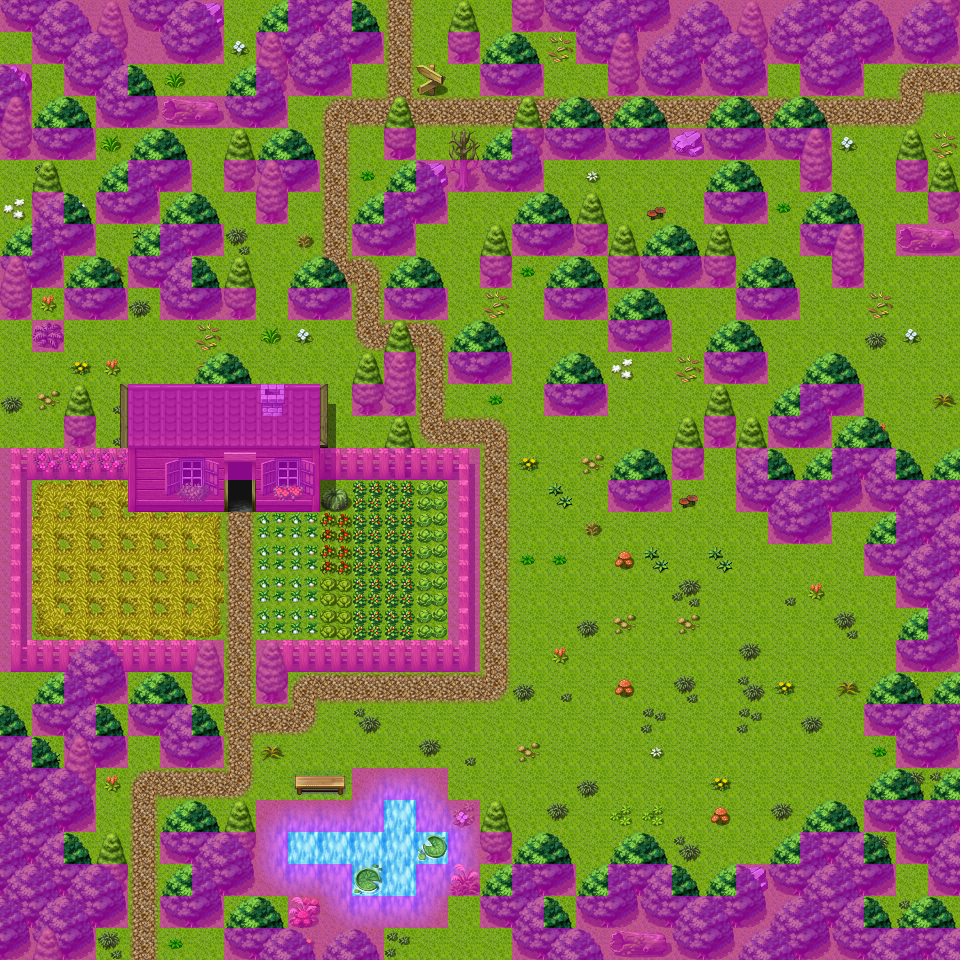

The image is a tile-based game level rendered from a .tmx file. Its description and source (layers, tilesets, objects; grid data summarised) follow:
An orthogonal 30x30 tile map with 32x32 px tiles, 4 tile layers (Ground, Objects, Above, Walkable), 23 tilesets and 13 objects (6x mapchange, 5x spawn, sign, script).

<map version="1.0" orientation="orthogonal" width="30" height="30" tilewidth="32" tileheight="32">
    <properties>
        <property name="outdoors" value="1" />
    </properties>
    <tileset firstgid="1" name="map_6" tilewidth="32" tileheight="32">
        <image source="../drawable/map_6.png" width="256" height="256" />
    </tileset>
    <tileset firstgid="65" name="map_7" tilewidth="32" tileheight="32">
        <image source="../drawable/map_7.png" width="256" height="256" />
    </tileset>
    <tileset firstgid="129" name="map_26" tilewidth="32" tileheight="32">
        <image source="../drawable/map_26.png" width="256" height="256" />
    </tileset>
    <tileset firstgid="193" name="map_0" tilewidth="32" tileheight="32">
        <image source="../drawable/map_0.png" width="256" height="256" />
    </tileset>
    <tileset firstgid="257" name="map_16" tilewidth="32" tileheight="32">
        <image source="../drawable/map_16.png" width="256" height="256" />
    </tileset>
    <tileset firstgid="321" name="map_4" tilewidth="32" tileheight="32">
        <image source="../drawable/map_4.png" width="256" height="256" />
    </tileset>
    <tileset firstgid="385" name="map_17" tilewidth="32" tileheight="32">
        <image source="../drawable/map_17.png" width="256" height="256" />
    </tileset>
    <tileset firstgid="449" name="map_13" tilewidth="32" tileheight="32">
        <image source="../drawable/map_13.png" width="256" height="256" />
    </tileset>
    <tileset firstgid="513" name="map_10" tilewidth="32" tileheight="32">
        <image source="../drawable/map_10.png" width="256" height="256" />
    </tileset>
    <tileset firstgid="577" name="map_27" tilewidth="32" tileheight="32">
        <image source="../drawable/map_27.png" width="256" height="256" />
    </tileset>
    <tileset firstgid="641" name="map_5" tilewidth="32" tileheight="32">
        <image source="../drawable/map_5.png" width="256" height="256" />
    </tileset>
    <tileset firstgid="705" name="map_33" tilewidth="32" tileheight="32">
        <image source="../drawable/map_33.png" width="256" height="256" />
    </tileset>
    <tileset firstgid="769" name="map_1" tilewidth="32" tileheight="32">
        <image source="../drawable/map_1.png" width="256" height="256" />
    </tileset>
    <tileset firstgid="833" name="map_9" tilewidth="32" tileheight="32">
        <image source="../drawable/map_9.png" width="256" height="256" />
    </tileset>
    <tileset firstgid="897" name="map_8" tilewidth="32" tileheight="32">
        <image source="../drawable/map_8.png" width="256" height="256" />
    </tileset>
    <tileset firstgid="961" name="map_22" tilewidth="32" tileheight="32">
        <image source="../drawable/map_22.png" width="256" height="256" />
    </tileset>
    <tileset firstgid="1025" name="map_3" tilewidth="32" tileheight="32">
        <image source="../drawable/map_3.png" width="256" height="256" />
    </tileset>
    <tileset firstgid="1089" name="map_31" tilewidth="32" tileheight="32">
        <image source="../drawable/map_31.png" width="256" height="256" />
    </tileset>
    <tileset firstgid="1153" name="map_30" tilewidth="32" tileheight="32">
        <image source="../drawable/map_30.png" width="256" height="256" />
    </tileset>
    <tileset firstgid="1217" name="map_19" tilewidth="32" tileheight="32">
        <image source="../drawable/map_19.png" width="256" height="256" />
    </tileset>
    <tileset firstgid="1281" name="map_28" tilewidth="32" tileheight="32">
        <image source="../drawable/map_28.png" width="256" height="256" />
    </tileset>
    <tileset firstgid="1345" name="map_21" tilewidth="32" tileheight="32">
        <image source="../drawable/map_21.png" width="256" height="256" />
    </tileset>
    <tileset firstgid="1409" name="map_2" tilewidth="32" tileheight="32">
        <image source="../drawable/map_2.png" width="256" height="256" />
    </tileset>
    <layer name="Ground" width="30" height="30">
        <data>[900 cells, 900 non-empty, 10 distinct tile ids]</data>
    </layer>
    <layer name="Objects" width="30" height="30">
        <data>[900 cells, 548 non-empty, 82 distinct tile ids]</data>
    </layer>
    <layer name="Above" width="30" height="30">
        <data>[900 cells, 263 non-empty, 18 distinct tile ids]</data>
    </layer>
    <layer name="Walkable" width="30" height="30">
        <data>[900 cells, 351 non-empty, 1 distinct tile ids]</data>
    </layer>
    <objectgroup name="Mapevents">
        <object name="east2" type="mapchange" x="928" y="672" width="32" height="256">
            <properties>
                <property name="map" value="guynmart_wood_11" />
                <property name="place" value="west1" />
            </properties>
        </object>
        <object name="east" type="mapchange" x="928" y="32" width="32" height="416">
            <properties>
                <property name="map" value="guynmart_wood_10" />
                <property name="place" value="west2" />
            </properties>
        </object>
        <object name="north" type="mapchange" x="352" y="0" width="160" height="32">
            <properties>
                <property name="map" value="guynmart" />
                <property name="place" value="south" />
            </properties>
        </object>
        <object name="south" type="mapchange" x="96" y="928" width="416" height="32">
            <properties>
                <property name="map" value="guynmart_wood_12" />
                <property name="place" value="north" />
            </properties>
        </object>
        <object name="farmhouse" type="mapchange" x="224" y="480" width="32" height="32">
            <properties>
                <property name="map" value="guynmart_farmhouse" />
                <property name="place" value="entrance" />
            </properties>
        </object>
        <object name="west" type="mapchange" x="0" y="32" width="32" height="416">
            <properties>
                <property name="map" value="guynmart_wood_8" />
                <property name="place" value="east3" />
            </properties>
        </object>
        <object name="guynmart_s_wood1_castle" type="sign" x="416" y="64" width="32" height="32" />
        <object name="guynmart_sRpl_main_1r" type="script" x="352" y="32" width="224" height="32" />
    </objectgroup>
    <objectgroup name="Spawn" visible="0">
        <object name="guynmart_farmer" type="spawn" x="32" y="480" width="448" height="160">
            <properties>
                <property name="spawngroup" value="guynmart_farmer" />
            </properties>
        </object>
        <object name="forestboar4" type="spawn" x="416" y="224" width="480" height="288">
            <properties>
                <property name="quantity" value="2" />
                <property name="spawngroup" value="forestboar4" />
            </properties>
        </object>
        <object name="forestwolf2" type="spawn" x="608" y="64" width="288" height="352">
            <properties>
                <property name="quantity" value="2" />
                <property name="spawngroup" value="forestwolf2" />
            </properties>
        </object>
        <object name="forestwolf1" type="spawn" x="352" y="64" width="288" height="256">
            <properties>
                <property name="quantity" value="2" />
                <property name="spawngroup" value="forestwolf1" />
            </properties>
        </object>
        <object name="forestbeetle" type="spawn" x="64" y="64" width="288" height="256">
            <properties>
                <property name="quantity" value="3" />
                <property name="spawngroup" value="forestbeetle" />
            </properties>
        </object>
    </objectgroup>
    <objectgroup name="Keys" visible="0" />
    <objectgroup name="Replace" visible="0" />
</map>
